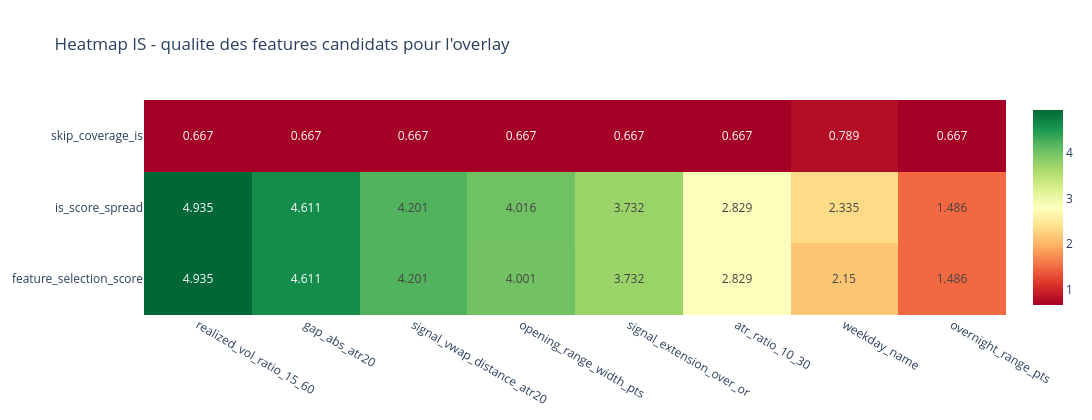
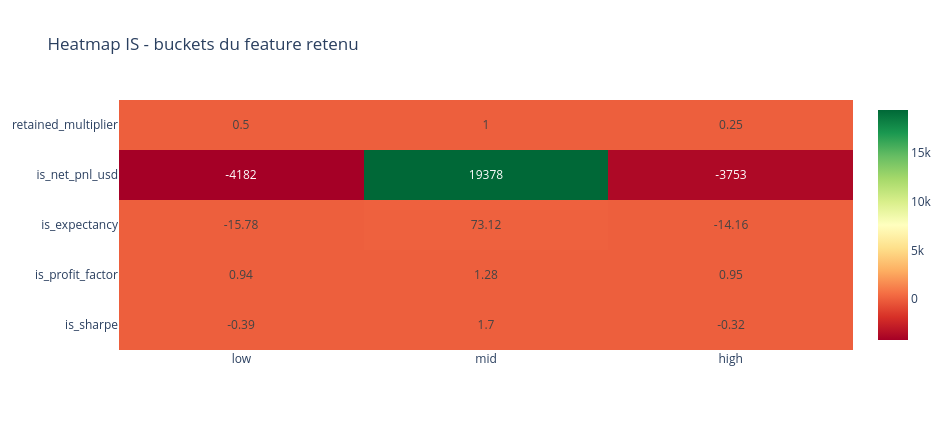

Notebook code cell kept with these figures, in order:
### Markdown cell above
## 3. Calibration IS et Heatmaps

La calibration ci-dessous reste volontairement lisible:

- pourquoi `realized_vol_ratio_15_60` a ete retenu,
- comment les buckets se comportent en in-sample,
- ou se trouve le vrai moteur du `3-state`.

### Code cell
ranking_display = feature_ranking.copy().sort_values("feature_selection_score", ascending=False).reset_index(drop=True)
ranking_display["feature_selection_score"] = ranking_display["feature_selection_score"].round(3)
ranking_display["is_score_spread"] = ranking_display["is_score_spread"].round(3)
ranking_display["skip_coverage_is"] = ranking_display["skip_coverage_is"].round(3)
display(Markdown("### Ranking des features overlay candidats"))
display(ranking_display)

feature_heat_src = ranking_display.loc[:, ["feature_name", "feature_selection_score", "is_score_spread", "skip_coverage_is"]].copy()
feature_heat = feature_heat_src.set_index("feature_name").T

fig_feature = go.Figure(
    data=go.Heatmap(
        z=feature_heat.values,
        x=feature_heat.columns.tolist(),
        y=feature_heat.index.tolist(),
        colorscale="RdYlGn",
        text=np.round(feature_heat.values, 3),
        texttemplate="%{text}",
    )
)
fig_feature.update_layout(
    template=PLOT_TEMPLATE,
    width=1200,
    height=420,
    title="Heatmap IS - qualite des features candidats pour l'overlay",
)
fig_feature.show()

bucket_is = (
    conditional_bucket_analysis.loc[conditional_bucket_analysis["feature_name"] == "realized_vol_ratio_15_60"]
    .sort_values("bucket_position")
    .copy()
)
bucket_is["effective_multiplier_retained"] = bucket_is["bucket_label"].map(bucket_multiplier_map)

bucket_heat = pd.DataFrame(
    {
        bucket: [
            float(bucket_is.loc[bucket_is["bucket_label"] == bucket, "is_sharpe"].iloc[0]),
            float(bucket_is.loc[bucket_is["bucket_label"] == bucket, "is_profit_factor"].iloc[0]),
            float(bucket_is.loc[bucket_is["bucket_label"] == bucket, "is_expectancy"].iloc[0]),
            float(bucket_is.loc[bucket_is["bucket_label"] == bucket, "is_net_pnl"].iloc[0]),
            float(bucket_is.loc[bucket_is["bucket_label"] == bucket, "effective_multiplier_retained"].iloc[0]),
        ]
        for bucket in ["low", "mid", "high"]
    },
    index=["is_sharpe", "is_profit_factor", "is_expectancy", "is_net_pnl_usd", "retained_multiplier"],
)

display(Markdown("### Bucket analysis IS du feature retenu"))
display(
    bucket_is.loc[
        :,
        [
            "bucket_label",
            "lower_bound",
            "upper_bound",
            "is_n_obs",
            "is_net_pnl",
            "is_sharpe",
            "is_profit_factor",
            "is_expectancy",
            "is_max_drawdown",
            "effective_multiplier_retained",
        ],
    ].round(3)
)

fig_bucket = go.Figure(
    data=go.Heatmap(
        z=bucket_heat.values,
        x=bucket_heat.columns.tolist(),
        y=bucket_heat.index.tolist(),
        colorscale="RdYlGn",
        text=np.round(bucket_heat.values, 2),
        texttemplate="%{text}",
    )
)
fig_bucket.update_layout(
    template=PLOT_TEMPLATE,
    width=950,
    height=430,
    title="Heatmap IS - buckets du feature retenu",
)
fig_bucket.show()

### Figure 1 — Plotly figure (JSON) as saved in the notebook; plotly's stock layout.template omitted (floating-point values rounded to 4 significant figures)
{"data": [{"colorscale": [[0, "rgb(165,0,38)"], [0.1, "rgb(215,48,39)"], [0.2, "rgb(244,109,67)"], [0.3, "rgb(253,174,97)"], [0.4, "rgb(254,224,139)"], [0.5, "rgb(255,255,191)"], [0.6, "rgb(217,239,139)"], [0.7, "rgb(166,217,106)"], [0.8, "rgb(102,189,99)"], [0.9, "rgb(26,152,80)"], [1, "rgb(0,104,55)"]], "text": [[4.935, 4.611, 4.201, 4.001, 3.732, 2.829, 2.15, 1.486], [4.935, 4.611, 4.201, 4.016, 3.732, 2.829, 2.335, 1.486], [0.667, 0.667, 0.667, 0.667, 0.667, 0.667, 0.789, 0.667]], "texttemplate": "%{text}", "type": "heatmap", "x": ["realized_vol_ratio_15_60", "gap_abs_atr20", "signal_vwap_distance_atr20", "opening_range_width_pts", "signal_extension_over_or", "atr_ratio_10_30", "weekday_name", "overnight_range_pts"], "y": ["feature_selection_score", "is_score_spread", "skip_coverage_is"], "z": [[4.935, 4.611, 4.201, 4.001, 3.732, 2.829, 2.15, 1.486], [4.935, 4.611, 4.201, 4.016, 3.732, 2.829, 2.335, 1.486], [0.667, 0.667, 0.667, 0.667, 0.667, 0.667, 0.789, 0.667]]}], "layout": {"height": 420, "title": {"text": "Heatmap IS - qualite des features candidats pour l'overlay"}, "width": 1200}}

### Figure 2 — Plotly figure (JSON) as saved in the notebook; plotly's stock layout.template omitted (floating-point values rounded to 4 significant figures)
{"data": [{"colorscale": [[0, "rgb(165,0,38)"], [0.1, "rgb(215,48,39)"], [0.2, "rgb(244,109,67)"], [0.3, "rgb(253,174,97)"], [0.4, "rgb(254,224,139)"], [0.5, "rgb(255,255,191)"], [0.6, "rgb(217,239,139)"], [0.7, "rgb(166,217,106)"], [0.8, "rgb(102,189,99)"], [0.9, "rgb(26,152,80)"], [1, "rgb(0,104,55)"]], "text": [[-0.39, 1.7, -0.32], [0.94, 1.28, 0.95], [-15.78, 73.12, -14.16], [-4182, 19378, -3753], [0.5, 1, 0.25]], "texttemplate": "%{text}", "type": "heatmap", "x": ["low", "mid", "high"], "y": ["is_sharpe", "is_profit_factor", "is_expectancy", "is_net_pnl_usd", "retained_multiplier"], "z": [[-0.3907, 1.704, -0.3245], [0.9437, 1.285, 0.9536], [-15.78, 73.12, -14.16], [-4182, 19378, -3753], [0.5, 1, 0.25]]}], "layout": {"height": 430, "title": {"text": "Heatmap IS - buckets du feature retenu"}, "width": 950}}
